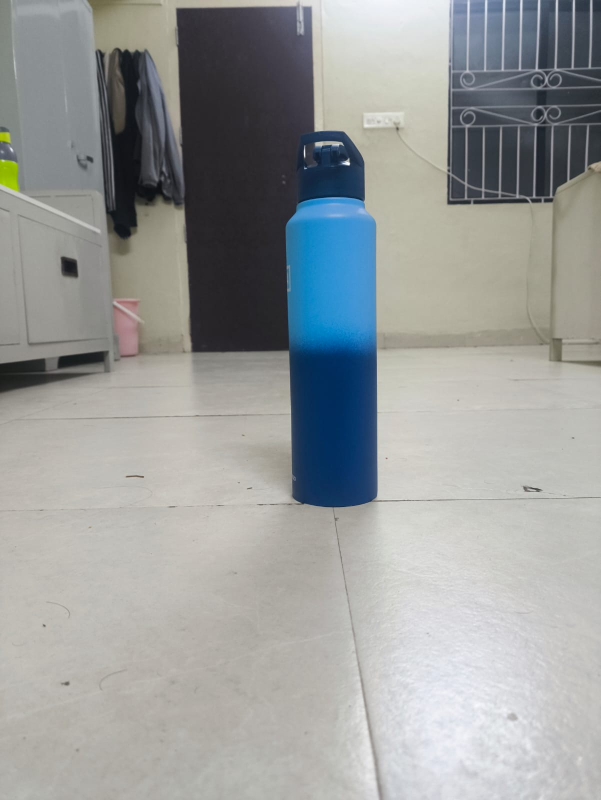
#> input picture left.jpg, 1201 x 1600 px (shown at 1/2 size); the run also reads 1 picture not shown here
$ python run_lab.py   (older library calls are emulated)
#> lines starting #> are read from the running program, lines starting #| are printed output that depends on the picture; after the words box and inside, x2 and y2 are one past the last pixel; in counts of white or black regions, pixels touching at a corner belong together
#!/usr/bin/env python3
"""
CV Lab 2 — Stereo depth (POCO X6 Pro 5G handheld pair)
======================================================
Matches the calibrated phone setup from your capture notes:

  Device   : POCO X6 Pro 5G main (wide) camera
  35mm eq. : 25 mm
  Baseline : B = 12 cm  (6 cm left of centre + 6 cm right of centre)
  Focal f  : f_pixel = (25 * image_width) / 36

Pipeline (exactly as specified):
  1. Load left / right stereo images
  2. SIFT feature detection + description
  3. Brute-Force matching (L2)
  4. RANSAC Homography — align / rectify right onto left rows
  5. StereoSGBM — dense disparity d (horizontal pixel shift)
  6. Triangulation  Z = (f * B) / d   (centimetres)
  7. Export disparity map, depth map, bottle distance

    python run_lab.py
    python run_lab.py --show
    python run_lab.py --max-edge 800
"""

from __future__ import annotations

import argparse
from pathlib import Path

import cv2
import matplotlib.pyplot as plt
import numpy as np

# -----------------------------------------------------------------------------
# Capture / phone calibration (from POCO X6 Pro 5G conversation)
# -----------------------------------------------------------------------------
ROOT = Path(__file__).resolve().parent
LEFT_IMAGE = ROOT / "left.jpg"
RIGHT_IMAGE = ROOT / "right.jpg"
OUTPUT_DIR = ROOT / "outputs"

# Total sideways shift: 6 cm left + 6 cm right from centre
BASELINE_CM = 12.0

# POCO X6 Pro main camera 35mm-equivalent focal length
FOCAL_35MM_EQ = 25.0
FILM_WIDTH_MM = 36.0


def pixel_focal_length(image_width: int) -> float:
    """f_pixel = (25 * W) / 36  — POCO main camera, matches chat formula."""
    return (FOCAL_35MM_EQ * float(image_width)) / FILM_WIDTH_MM


def load_pair(left_path: Path, right_path: Path, max_long_edge: int | None):
    img_l = cv2.imread(str(left_path))
    img_r = cv2.imread(str(right_path))
    if img_l is None or img_r is None:
        raise FileNotFoundError(f"Could not read {left_path} / {right_path}")
    if img_l.shape != img_r.shape:
        raise ValueError(f"Shape mismatch: {img_l.shape} vs {img_r.shape}")

    if max_long_edge is not None:
        h, w = img_l.shape[:2]
        if max(h, w) > max_long_edge:
            scale = max_long_edge / float(max(h, w))
            size = (int(round(w * scale)), int(round(h * scale)))
            img_l = cv2.resize(img_l, size, interpolation=cv2.INTER_AREA)
            img_r = cv2.resize(img_r, size, interpolation=cv2.INTER_AREA)

    return img_l, img_r


def sift_ransac_homography_align(img_l, img_r, max_matches: int = 100):
    """
    Handheld alignment (from chat):
      SIFT -> BFMatcher (L2, crossCheck) -> RANSAC Homography
    Warps the right image onto the left image plane so rows line up.
    """
    gray_l = cv2.cvtColor(img_l, cv2.COLOR_BGR2GRAY)
    gray_r = cv2.cvtColor(img_r, cv2.COLOR_BGR2GRAY)
    h, w = gray_l.shape

    print("2. SIFT feature detection & description")
    sift = cv2.SIFT_create()
    kp_l, des_l = sift.detectAndCompute(gray_l, None)
    kp_r, des_r = sift.detectAndCompute(gray_r, None)
    if des_l is None or des_r is None:
        raise RuntimeError("SIFT failed to find descriptors")
    print(f"   keypoints: left={len(kp_l)}  right={len(kp_r)}")

    print("3. Brute-Force matching (L2) + keep best matches")
    bf = cv2.BFMatcher(cv2.NORM_L2, crossCheck=True)
    matches = bf.match(des_l, des_r)
    matches = sorted(matches, key=lambda m: m.distance)[:max_matches]
    print(f"   using top {len(matches)} matches")

    pts_l = np.float32([kp_l[m.queryIdx].pt for m in matches]).reshape(-1, 1, 2)
    pts_r = np.float32([kp_r[m.trainIdx].pt for m in matches]).reshape(-1, 1, 2)

    print("4. RANSAC Homography (align right -> left plane)")
    H, mask = cv2.findHomography(pts_r, pts_l, cv2.RANSAC, 5.0)
    if H is None or mask is None:
        raise RuntimeError("RANSAC Homography failed")
    inliers = int(mask.ravel().sum())
    print(f"   RANSAC inliers: {inliers}/{len(matches)}")

    img_r_rect = cv2.warpPerspective(img_r, H, (w, h))
    gray_r_rect = cv2.cvtColor(img_r_rect, cv2.COLOR_BGR2GRAY)

    # Match visualisation (inliers green)
    inlier_matches = [m for m, keep in zip(matches, mask.ravel()) if keep]
    match_vis = cv2.drawMatches(
        img_l, kp_l, img_r, kp_r, inlier_matches[:80], None,
        matchColor=(0, 255, 0),
        flags=cv2.DrawMatchesFlags_NOT_DRAW_SINGLE_POINTS,
    )

    return {
        "img_r_rect": img_r_rect,
        "gray_l": gray_l,
        "gray_r_rect": gray_r_rect,
        "H": H,
        "n_inliers": inliers,
        "n_matches": len(matches),
        "match_vis": match_vis,
    }


def compute_sgbm(gray_l, gray_r):
    """StereoSGBM exactly as in the chat script (phone-tuned)."""
    print("5. StereoSGBM disparity (horizontal pixel displacement)")
    block = 7
    stereo = cv2.StereoSGBM_create(
        minDisparity=0,
        numDisparities=128,   # divisible by 16; supports closer objects
        blockSize=block,
        P1=8 * 3 * block * block,
        P2=32 * 3 * block * block,
        disp12MaxDiff=1,
        uniquenessRatio=10,
        speckleWindowSize=100,
        speckleRange=2,
        mode=cv2.STEREO_SGBM_MODE_SGBM_3WAY,
    )
    disparity = stereo.compute(gray_l, gray_r).astype(np.float32) / 16.0
    return disparity


def disparity_to_depth_cm(disparity, f_pixel: float, baseline_cm: float):
    """Z = (f * B) / d  with Z, B in centimetres."""
    print("6. Stereo triangulation  Z = (f * B) / d")
    valid = disparity > 0
    depth_cm = np.zeros_like(disparity, dtype=np.float32)
    depth_cm[valid] = (f_pixel * baseline_cm) / disparity[valid]
    return depth_cm


def bottle_distance_cm(depth_cm, h: int, w: int):
    """Median depth in centre ROI (bottle region from chat)."""
    roi_ymin, roi_ymax = int(h * 0.25), int(h * 0.75)
    roi_xmin, roi_xmax = int(w * 0.40), int(w * 0.60)
    roi = depth_cm[roi_ymin:roi_ymax, roi_xmin:roi_xmax]
    valid = roi[(roi > 10) & (roi < 500)]
    dist = float(np.median(valid)) if valid.size else float("nan")
    return dist, (roi_xmin, roi_ymin, roi_xmax, roi_ymax)


def colourise_depth(depth_cm, max_view_cm: float = 400.0):
    visual = depth_cm.copy()
    visual[visual > max_view_cm] = 0
    norm = cv2.normalize(visual, None, 0, 255, cv2.NORM_MINMAX, dtype=cv2.CV_8U)
    return cv2.applyColorMap(norm, cv2.COLORMAP_JET)


def colourise_disparity(disparity):
    valid = disparity.copy()
    valid[valid < 0] = 0
    norm = cv2.normalize(valid, None, 0, 255, cv2.NORM_MINMAX, dtype=cv2.CV_8U)
    return norm, cv2.applyColorMap(norm, cv2.COLORMAP_JET)


def save_fig(path: Path, bgr, title: str, show: bool):
    fig, ax = plt.subplots(figsize=(9, 6))
    if bgr.ndim == 2:
        ax.imshow(bgr, cmap="gray")
    else:
        ax.imshow(cv2.cvtColor(bgr, cv2.COLOR_BGR2RGB))
    ax.set_title(title)
    ax.axis("off")
    fig.tight_layout()
    for attempt in range(3):
        try:
            fig.savefig(str(path), dpi=140, bbox_inches="tight")
            break
        except OSError:
            path = path.with_name(f"{path.stem}_v{attempt + 2}{path.suffix}")
    else:
        plt.close(fig)
        raise
    print(f"   saved {path.name}")
    if show:
        plt.show()
    else:
        plt.close(fig)


def draw_scanlines(left_bgr, right_bgr, n: int = 12):
    h, w = left_bgr.shape[:2]
    canvas = np.hstack([left_bgr, right_bgr])
    for i in range(n):
        y = int((i + 1) * h / (n + 1))
        cv2.line(canvas, (0, y), (2 * w - 1, y), (0, 255, 0), 1)
    return canvas


def run(left_path, right_path, output_dir, max_long_edge, baseline_cm, show):
    output_dir = Path(output_dir)
    output_dir.mkdir(parents=True, exist_ok=True)

    print("\n=== POCO X6 Pro Stereo Depth (SIFT + RANSAC H + SGBM) ===\n")

    print("1. LOAD left / right stereo images")
    img_l, img_r = load_pair(Path(left_path), Path(right_path), max_long_edge)
    h, w = img_l.shape[:2]
    f_pixel = pixel_focal_length(w)
    print(f"   left={Path(left_path).name}  right={Path(right_path).name}")
    print(f"   resolution: {w}x{h}")
    print(f"--- Calibration Specs ---")
    print(f"   POCO X6 Pro 35mm-eq focal : {FOCAL_35MM_EQ} mm")
    print(f"   f_pixel = (25 * {w}) / 36  = {f_pixel:.2f} px")
    print(f"   baseline B                 = {baseline_cm:.1f} cm "
          f"(6 cm left + 6 cm right from centre)")

    align = sift_ransac_homography_align(img_l, img_r)
    img_r_rect = align["img_r_rect"]
    gray_l = align["gray_l"]
    gray_r_rect = align["gray_r_rect"]

    disparity = compute_sgbm(gray_l, gray_r_rect)
    valid_pct = 100.0 * float(np.count_nonzero(disparity > 0)) / disparity.size
    med_d = float(np.median(disparity[disparity > 0])) if np.any(disparity > 0) else float("nan")
    print(f"   disparity valid={valid_pct:.1f}%  median d={med_d:.2f} px")

    depth_cm = disparity_to_depth_cm(disparity, f_pixel, baseline_cm)
    estimated_cm, roi = bottle_distance_cm(depth_cm, h, w)
    rx0, ry0, rx1, ry1 = roi

    print("7. Bottle / target depth measurement")
    if np.isfinite(estimated_cm):
        print("=======================================================")
        print(f"MEASURED DISTANCE TO TARGET: {estimated_cm:.2f} cm")
        print("=======================================================")
    else:
        print("   Warning: could not isolate bottle depth in centre ROI")

    # --- exports (npy + images), as in the chat script ---
    print("8. SAVE arrays + visualisations")
    np.save(str(output_dir / "disparity_map.npy"), disparity)
    np.save(str(output_dir / "depth_map_cm.npy"), depth_cm)
    print("   saved disparity_map.npy")
    print("   saved depth_map_cm.npy")

    disp_gray, disp_color = colourise_disparity(disparity)
    depth_color = colourise_depth(depth_cm)

    cv2.imwrite(str(output_dir / "output_rectified_right.png"), img_r_rect)
    cv2.imwrite(str(output_dir / "output_disparity.png"), disp_gray)
    cv2.imwrite(str(output_dir / "output_disparity_color.png"), disp_color)
    cv2.imwrite(str(output_dir / "output_depth_map.png"), depth_color)
    print("   saved output_rectified_right.png")
    print("   saved output_disparity.png / output_disparity_color.png")
    print("   saved output_depth_map.png")

    # labelled left with ROI + distance
    overlay = img_l.copy()
    cv2.rectangle(overlay, (rx0, ry0), (rx1, ry1), (0, 255, 0), 3)
    if np.isfinite(estimated_cm):
        cv2.putText(
            overlay, f"Dist: {estimated_cm:.1f} cm",
            (rx0, max(30, ry0 - 12)),
            cv2.FONT_HERSHEY_SIMPLEX, 0.9, (0, 255, 0), 2,
        )

    save_fig(output_dir / "01_stereo_pair.png", np.hstack([img_l, img_r]),
             "Input: Left / Right (POCO X6 Pro, B=12 cm)", show)
    save_fig(output_dir / "01b_sift_ransac_matches.png", align["match_vis"],
             "SIFT + BF + RANSAC Homography inliers", show)
    save_fig(output_dir / "02_rectified_scanlines.png",
             draw_scanlines(img_l, img_r_rect),
             "Left + Homography-aligned right (scan lines)", show)
    save_fig(output_dir / "03_target_roi.png", overlay,
             "Left image — bottle ROI + measured distance", show)
    save_fig(output_dir / "04_disparity_gray.png", disp_gray,
             "Disparity map (brighter = larger d = closer)", show)
    save_fig(output_dir / "05_disparity_color.png", disp_color,
             "Disparity map (colour)", show)
    save_fig(output_dir / "06_depth.png", depth_color,
             f"Depth Z = (f * B) / d   f={f_pixel:.0f}px  B={baseline_cm}cm",
             show)

    lines = [
        "CV Lab 2 — POCO X6 Pro 5G stereo depth",
        "",
        "=== Device / calibration (from capture notes) ===",
        "Phone                 : POCO X6 Pro 5G main (wide) camera",
        f"35mm-equivalent f    : {FOCAL_35MM_EQ} mm",
        f"Baseline B           : {baseline_cm} cm  (6 cm left + 6 cm right of centre)",
        f"Image resolution     : {w} x {h}",
        f"f_pixel = (25*W)/36  : {f_pixel:.4f} px",
        "",
        "=== Algorithms ===",
        "1. SIFT               — scale-invariant keypoints/descriptors",
        "2. BFMatcher (L2)     — feature correspondence",
        "3. RANSAC Homography  — handheld tilt correction / row alignment",
        "4. StereoSGBM         — dense disparity d (pixel shift)",
        "5. Triangulation      — Z = (f * B) / d  (cm)",
        "",
        f"RANSAC H inliers     : {align['n_inliers']}/{align['n_matches']}",
        f"Disparity valid %    : {valid_pct:.2f}",
        f"Median disparity (px): {med_d}",
        f"Bottle distance (cm) : {estimated_distance_str(estimated_cm)}",
        "",
        "=== Outputs ===",
        "disparity_map.npy     — raw disparity (px)",
        "depth_map_cm.npy      — depth per pixel (cm)",
        "output_disparity.png / output_disparity_color.png",
        "output_depth_map.png / output_rectified_right.png",
        "01..06 visualisation PNGs",
    ]
    (output_dir / "results.txt").write_text("\n".join(lines) + "\n", encoding="utf-8")
    print("   saved results.txt")
    print(f"\nDone. Outputs -> {output_dir}\n")


def estimated_distance_str(v: float) -> str:
    return "n/a" if not np.isfinite(v) else f"{v:.2f}"


def main():
    p = argparse.ArgumentParser(
        description="POCO X6 Pro stereo depth: SIFT + RANSAC H + SGBM + Z=fB/d"
    )
    p.add_argument("--left", type=Path, default=LEFT_IMAGE)
    p.add_argument("--right", type=Path, default=RIGHT_IMAGE)
    p.add_argument("--output", type=Path, default=OUTPUT_DIR)
    p.add_argument("--baseline-cm", type=float, default=BASELINE_CM,
                   help="Total left-right shift in cm (default 12 = 6+6)")
    p.add_argument("--max-edge", type=int, default=None,
                   help="Optional downscale long edge (default: full resolution)")
    p.add_argument("--show", action="store_true")
    args = p.parse_args()
    run(args.left, args.right, args.output, args.max_edge,
        args.baseline_cm, args.show)
#> in load_pair, img_l is the input picture: shape (1600, 1201, 3); mean B, G, R 154.6, 155.3, 152.3
#|    resolution: 1201x1600
#|    f_pixel = (25 * 1201) / 36  = 834.03 px
#> in sift_ransac_homography_align, `gray_l = cv2.cvtColor(img_l, cv2.COLOR_BGR2GRAY)`:
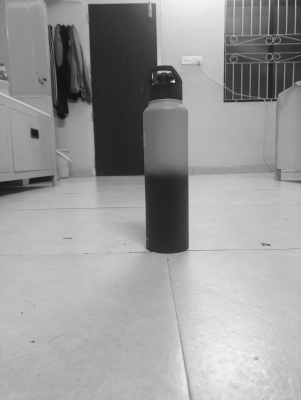
#> gray_l: shape (1600, 1201) (shown at 1/4 size); min 14, max 254, mean 154.3
#> in sift_ransac_homography_align, `kp_l, des_l = sift.detectAndCompute(gray_l, None)`: kp_l = 642 keypoints; strongest (x, y, size): (694, 326, 7.5), (666, 915, 136.2), (138, 534, 23.5), (638, 289, 9.3)
#> in sift_ransac_homography_align, `kp_r, des_r = sift.detectAndCompute(gray_r, None)`: kp_r has the same summary as kp_l
#|    keypoints: left=642  right=642
#> in sift_ransac_homography_align, `matches = bf.match(des_l, des_r)`: matches = 642 matches
#> in sift_ransac_homography_align, `matches = sorted(matches, key=lambda m: m.distance)[:max_matches]`: matches = 100 matches
#|    using top 100 matches
#> in sift_ransac_homography_align, `pts_l = np.float32([kp_l[m.queryIdx].pt for m in matches]).reshape(-1,..`: pts_l = 100 rows, first 8: [3.25, 317.5], [4.28, 303.7], [5.88, 321.3], [9.22, 316.8], [9.44, 285.3], [12.01, 273.7], [12.01, 273.7], [14.75, 301.6]
#> in sift_ransac_homography_align, `pts_r = np.float32([kp_r[m.trainIdx].pt for m in matches]).reshape(-1,..`: pts_r has the same summary as pts_l
#> in sift_ransac_homography_align, `H, mask = cv2.findHomography(pts_r, pts_l, cv2.RANSAC, 5.0)`: H = [[1, 2.83e-16, 1.58e-14], [-6.41e-15, 1, 7.12e-13], [-1.87e-17, 6.12e-19, 1]]; mask = 100 values from 1 to 1
#> in sift_ransac_homography_align, `inliers = int(mask.ravel().sum())`: inliers = 100
#|    RANSAC inliers: 100/100
#> in sift_ransac_homography_align, `inlier_matches = [m for m, keep in zip(matches, mask.ravel()) if keep]`: inlier_matches = 100 matches
#> in sift_ransac_homography_align, `match_vis = cv2.drawMatches( img_l, kp_l, img_r, kp_r, inlier_matches[..`:
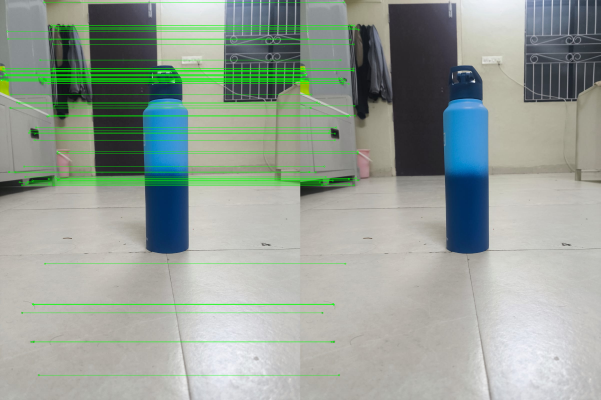
#> match_vis: shape (1600, 2402, 3) (shown at 1/4 size); mean B, G, R 151, 159.1, 148.9
#> in run, `align = sift_ransac_homography_align(img_l, img_r)`: align = 7 items
#> in compute_sgbm, `disparity = stereo.compute(gray_l, gray_r).astype(np.float32) / 16.0`:
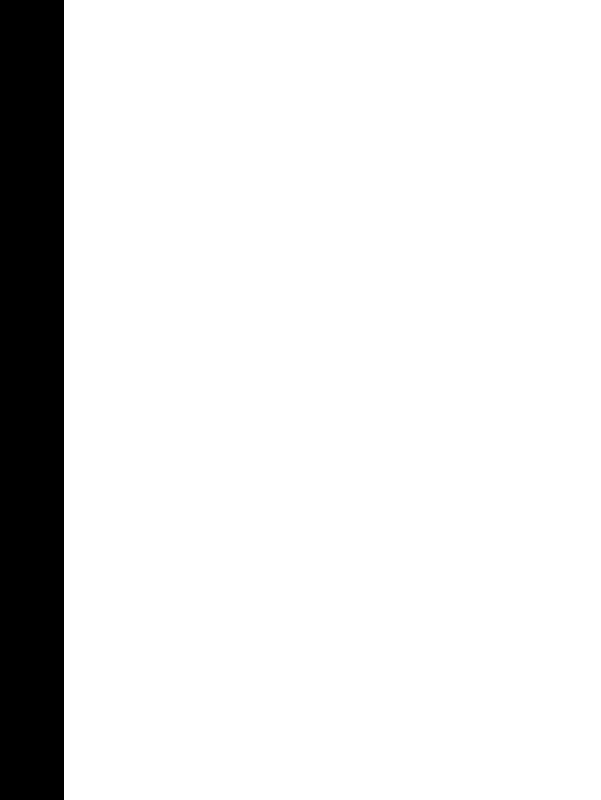
#> disparity: shape (1600, 1201) float32 (shown at 1/2 size); values -1 (black) and 0 (white), 89.3% white; 1 black region, box (x1, y1, x2, y2) and area: (0, 0, 128, 1600) 204800
#> in run, `valid_pct = 100.0 * float(np.count_nonzero(disparity > 0)) / disparity..`: valid_pct = 0
#> in run, `med_d = float(np.median(disparity[disparity > 0])) if np.any(disparity..`: med_d = nan
#|    disparity valid=0.0%  median d=nan px
#> in bottle_distance_cm, `valid = roi[(roi > 10) & (roi < 500)]`: valid = empty array
#> in bottle_distance_cm, `dist = float(np.median(valid)) if valid.size else float("nan")`: dist = nan
#> in run, `estimated_cm, roi = bottle_distance_cm(depth_cm, h, w)`: roi = (480, 400, 720, 1200)
#> in run, `rx0, ry0, rx1, ry1 = roi`: rx0 = 480; ry0 = 400; rx1 = 720; ry1 = 1200
#> in run, `disp_gray, disp_color = colourise_disparity(disparity)`:
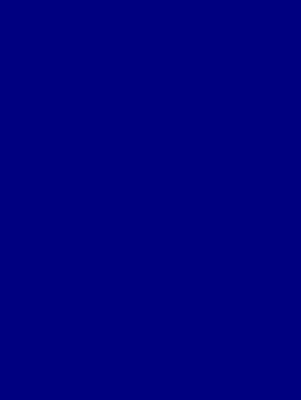
#> disp_color: shape (1600, 1201, 3) (shown at 1/4 size); mean of channels 0, 1, 2 128, 0, 0; drawn as B, G, R
#> in run, `cv2.rectangle(overlay, (rx0, ry0), (rx1, ry1), (0, 255, 0), 3)`:
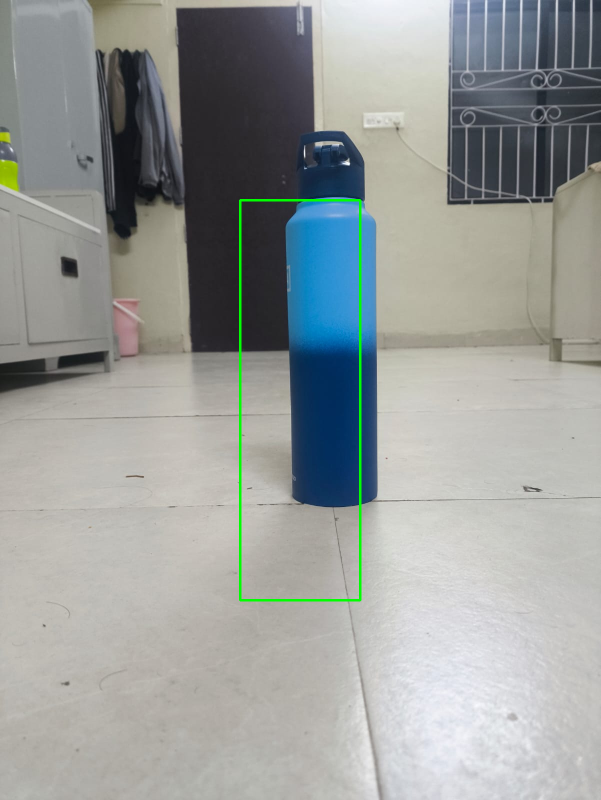
#> overlay: shape (1600, 1201, 3) (shown at 1/2 size); 0.54% of pixels changed, all inside (x1, y1, x2, y2) = (478, 398, 723, 1203)
#> in save_fig, `ax.imshow(cv2.cvtColor(bgr, cv2.COLOR_BGR2RGB))`:
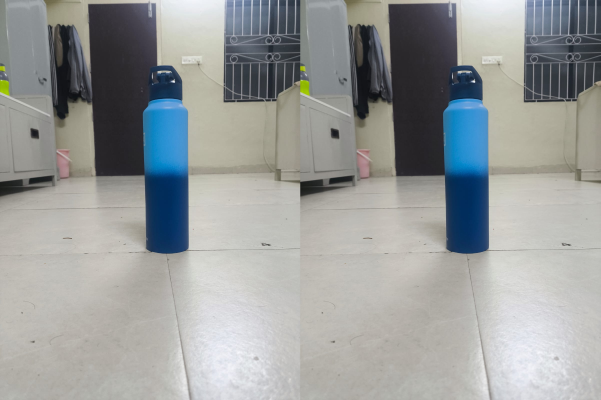
#> bgr: shape (1600, 2402, 3) (shown at 1/4 size); mean of channels 0, 1, 2 154.6, 155.3, 152.3; drawn as B, G, R
#> after the loop in draw_scanlines, `for i in range(n):`:
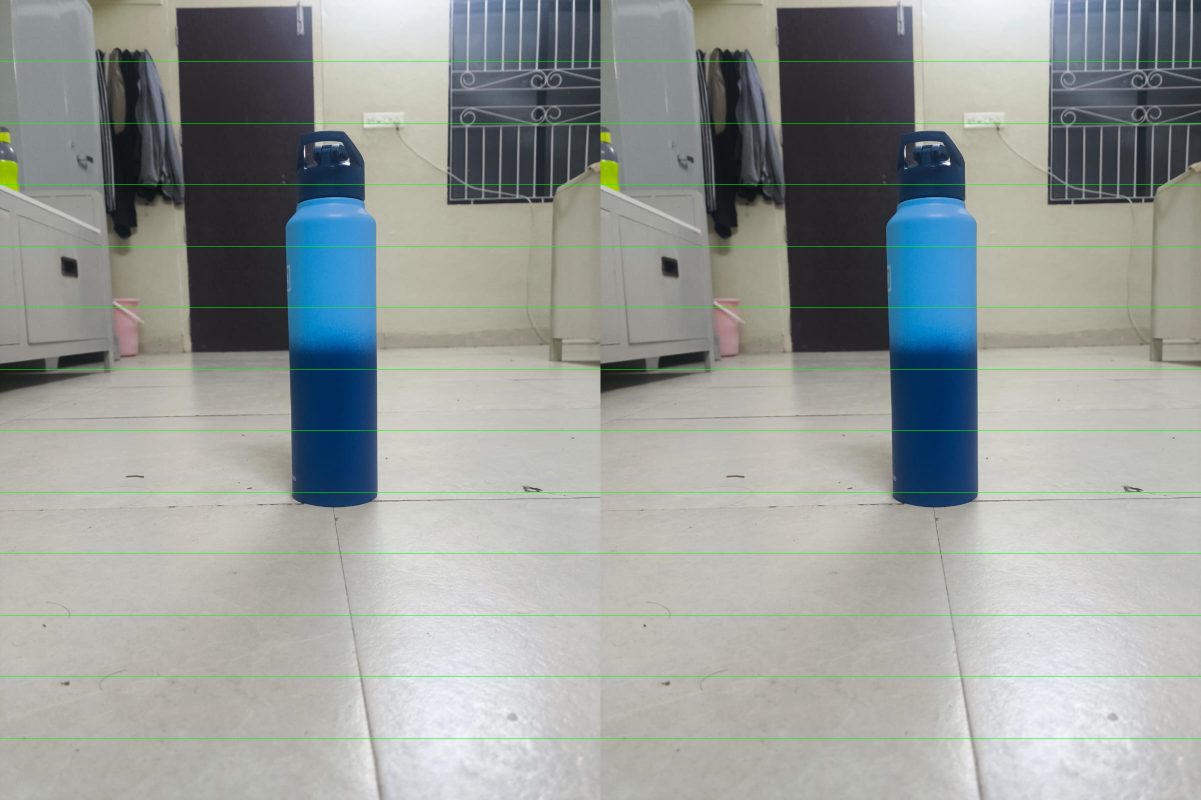
#> canvas: shape (1600, 2402, 3) (shown at 1/2 size); 0.75% of pixels changed, all inside (x1, y1, x2, y2) = (0, 123, 2402, 1477)


if __name__ == "__main__":
    main()
